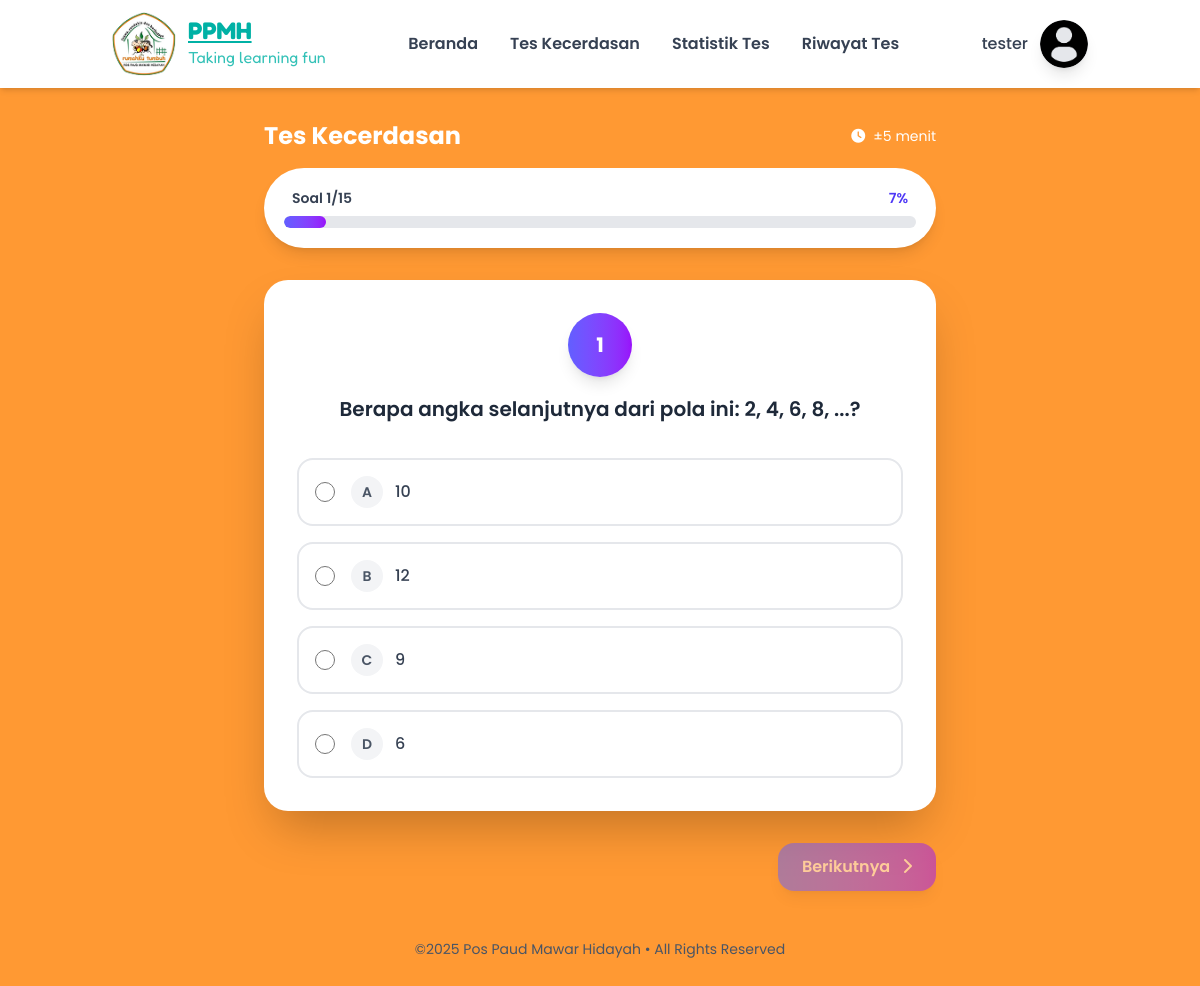
Page /pages/pengguna/tes_kecerdasan.php (signed in) on the committed database.
### tables this page shows
CREATE TABLE `pengguna_detail` (
  `user_id` int NOT NULL,
  `nama_anak` varchar(50) NOT NULL,
  `kelas` enum('A1','B1','B2') NOT NULL,
  `jenis_kelamin` enum('Laki-Laki','Perempuan') NOT NULL,
  `nama_orangtua` varchar(50) NOT NULL,
  `nomor_telepon` varchar(25) NOT NULL,
  `created_at` datetime DEFAULT CURRENT_TIMESTAMP
);

CREATE TABLE `jawaban_cpi` (
  `id` int NOT NULL,
  `soal_id` int NOT NULL,
  `jawaban` text NOT NULL,
  `nilai_konversi` int NOT NULL
);

### config/config.php (called while the page is built, shortened)
<?php
$connect = mysqli_connect("localhost", "root", "", "db_ppmh");
function getPenggunaById($id)
{
    global $connect;
    $query = mysqli_query($connect, "SELECT u.email, p.* FROM users u JOIN pengguna_detail p ON u.id = p.user_id WHERE u.id = '$id'");
    return mysqli_fetch_assoc($query);
}

### pages/pengguna/tes_kecerdasan.php (the view, shortened to what this page needs)
<?php
include '../../config/config.php';
$pengguna = getPenggunaById($_SESSION['pengguna']['id']);
function getSoalCPI($connect)
{
    $sql = "SELECT s.soal_id, s.kriteria, s.pertanyaan,
                j.id AS jawaban_id, j.jawaban, j.nilai_konversi
            FROM soal_cpi s
            JOIN jawaban_cpi j ON s.soal_id = j.soal_id
            ORDER BY s.soal_id ASC";
    $result = $connect->query($sql);
    $data = [];
    if ($result->num_rows > 0) {
        while ($row = $result->fetch_assoc()) {
            $data[$row['soal_id']]['pertanyaan'] = $row['pertanyaan'];
            $data[$row['soal_id']]['kriteria']   = $row['kriteria'];
            $data[$row['soal_id']]['jawaban'][]  = [
                'id'    => $row['jawaban_id'],
                'text'  => $row['jawaban'],
                'nilai' => $row['nilai_konversi']
            ];
        }
    }
    return $data;
}
$soal_data = getSoalCPI($connect);
?>
<!DOCTYPE html>
<html lang="id">
<head>
    <link rel="stylesheet" href="../../src/styles/style.css">
    <link rel="stylesheet" href="https://cdnjs.cloudflare.com/ajax/libs/font-awesome/6.0.0/css/all.min.css">
    <link rel="stylesheet" href="../../src/styles/style.css">
</head>
<body class="font-[poppins] text-gray-800 overflow-x-hidden bg-gradient-to-br bg-secondary-400 min-h-screen">
    <?php include '../../components/user/navbar.php'; ?>
    <div class="container mx-auto px-4 py-8">
        <div class="max-w-2xl mx-auto mb-8">
            <div class="flex items-center justify-between mb-4">
                <h1 class="text-2xl font-bold text-white">Tes Kecerdasan</h1>
                <div class="flex items-center gap-2 text-sm text-white">
                    <i class="fas fa-clock"></i>
                    <span>±5 menit</span>
                </div>
            </div>
            <div class="bg-white rounded-full p-5 shadow-lg">
                <div class="flex items-center justify-between mb-2 px-2">
                    <span id="progress-text" class="text-sm font-semibold text-gray-700">Soal 1/15</span>
                    <span id="progress-percentage" class="text-sm font-semibold text-indigo-600">7%</span>
                </div>
                <div class="w-full bg-gray-200 rounded-full h-3 overflow-hidden">
                    <div id="progress-bar" class="bg-gradient-to-r from-indigo-500 to-purple-600 h-full rounded-full transition-all duration-500 ease-out" style="width: 6.67%"></div>
                </div>
            </div>
        </div>
        <div class="max-w-2xl mx-auto">
            <div id="quiz-container" class="bg-white rounded-3xl shadow-2xl border border-white/50 overflow-hidden">
                <form id="quiz-form" action="hasil_tes.php" method="post">
                    <?php $no = 1;
                    foreach ($soal_data as $soal_id => $soal): ?>
                        <div class="question-slide <?= $no === 1 ? 'active' : 'hidden' ?> p-8" data-question="<?= $no ?>">
                            <div class="text-center mb-8">
                                <div class="inline-flex items-center justify-center w-16 h-16 bg-gradient-to-r from-indigo-500 to-purple-600 text-white rounded-full mb-4 shadow-lg">
                                    <span class="text-xl font-bold"><?= $no ?></span>
                                </div>
                                <h3 class="text-xl font-semibold text-gray-800 leading-relaxed">
                                    <?= htmlspecialchars($soal['pertanyaan']) ?>
                                </h3>
                            </div>
                            <div class="space-y-4">
                                <?php foreach ($soal['jawaban'] as $index => $jawaban): ?>
                                    <label class="block group cursor-pointer">
                                        <div class="flex items-center space-x-4 p-4 rounded-2xl border-2 border-gray-200 hover:border-indigo-300 hover:bg-indigo-50 transition-all duration-200 group-hover:shadow-md">
                                            <input type="radio"
                                                name="jawaban[<?= $soal_id ?>]"
                                                value="<?= $jawaban['nilai'] ?>"
                                                required
                                                class="w-5 h-5 text-indigo-600 border-2 border-gray-300 focus:ring-indigo-500 focus:ring-offset-0">
                                            <div class="flex-1">
                                                <div class="flex items-center gap-3">
                                                    <div class="w-8 h-8 bg-gray-100 group-hover:bg-indigo-100 rounded-full flex items-center justify-center text-sm font-semibold text-gray-600 group-hover:text-indigo-600 transition-colors">
                                                        <?= chr(65 + $index) ?>
                                                    </div>
                                                    <span class="text-gray-700 group-hover:text-gray-900 font-medium">
                                                        <?= htmlspecialchars($jawaban['text']) ?>
                                                    </span>
                                                </div>
                                            </div>
                                        </div>
                                    </label>
                                <?php endforeach; ?>
                            </div>
                        </div>
                    <?php $no++;
                    endforeach; ?>
                </form>
            </div>
            <div class="flex justify-between items-center mt-8">
                <button id="next-btn"
                    class="px-6 py-3 bg-gradient-to-r from-indigo-500 to-purple-600 hover:from-indigo-600 hover:to-purple-700 text-white font-semibold rounded-2xl transition-all duration-200 shadow-lg hover:shadow-xl transform hover:scale-105 disabled:opacity-50 disabled:cursor-not-allowed disabled:transform-none">
                    Berikutnya <i class="fas fa-chevron-right ml-2"></i>
                </button>
            </div>
        </div>
        <footer class="text-center mt-12 text-gray-600 text-sm">
            <p>©2025 Pos Paud Mawar Hidayah • All Rights Reserved</p>
        </footer>
    </div>
</body>
</html>

### components/user/profile.php (shortened to what this page needs)
<ul class="relative flex-col md:flex-row list-none items-center hidden md:flex">
    <a class="text-gray-500 block" href="#pablo" onclick="openDropdown(event,'user-dropdown')">
        <div class="flex items-center gap-x-3">
            <span class="text-md font-medium text-gray-700">
                <?= htmlspecialchars($pengguna['nama_anak']) ?>
            </span>
            <span class="w-12 h-12 text-sm text-white bg-gray-200 inline-flex items-center justify-center rounded-full">
                <img alt="..." class="w-full rounded-full align-middle border-none shadow-lg" src="../../src/images/Profile.png" />
            </span>
        </div>
    </a>
</ul>

### rows in the picture
pengguna_detail: nama_anak "tester"
jawaban_cpi: index "A", jawaban "10"
jawaban_cpi: index "B", jawaban "12"
jawaban_cpi: index "D", jawaban "6"

### other values in the picture
$soal['pertanyaan'] "Berapa angka selanjutnya dari pola ini: 2, 4, 6, 8, ...?"
chr(65 + $index) "C"
$jawaban['text'] "9"
